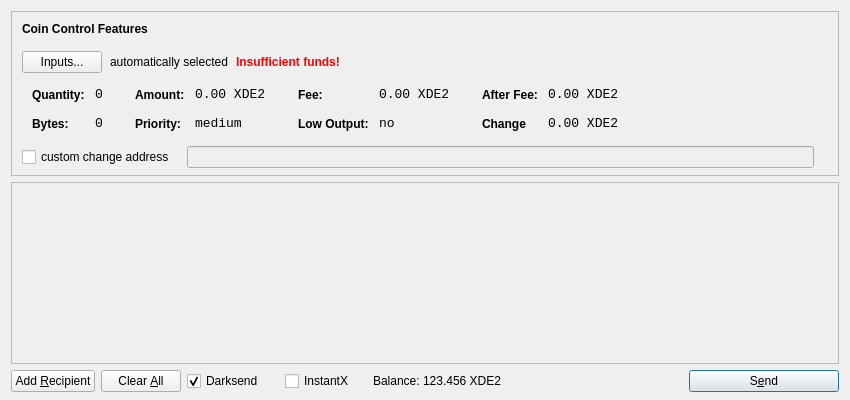
<?xml version="1.0" encoding="UTF-8"?>
<ui version="4.0">
 <class>SendCoinsDialog</class>
 <widget class="QDialog" name="SendCoinsDialog">
  <property name="geometry">
   <rect>
    <x>0</x>
    <y>0</y>
    <width>850</width>
    <height>400</height>
   </rect>
  </property>
  <property name="windowTitle">
   <string>Send Coins</string>
  </property>
  <layout class="QVBoxLayout" name="verticalLayout" stretch="0,1,0">
   <property name="bottomMargin">
    <number>8</number>
   </property>
   <item>
    <widget class="QFrame" name="frameCoinControl">
     <property name="sizePolicy">
      <sizepolicy hsizetype="Expanding" vsizetype="Expanding">
       <horstretch>0</horstretch>
       <verstretch>0</verstretch>
      </sizepolicy>
     </property>
     <property name="maximumSize">
      <size>
       <width>16777215</width>
       <height>16777215</height>
      </size>
     </property>
     <property name="frameShape">
      <enum>QFrame::StyledPanel</enum>
     </property>
     <property name="frameShadow">
      <enum>QFrame::Sunken</enum>
     </property>
     <layout class="QVBoxLayout" name="verticalLayoutCoinControl2">
      <property name="spacing">
       <number>-1</number>
      </property>
      <property name="leftMargin">
       <number>0</number>
      </property>
      <property name="topMargin">
       <number>0</number>
      </property>
      <property name="rightMargin">
       <number>0</number>
      </property>
      <property name="bottomMargin">
       <number>6</number>
      </property>
      <item>
       <layout class="QVBoxLayout" name="verticalLayoutCoinControl" stretch="0,0,0,0,1">
        <property name="spacing">
         <number>0</number>
        </property>
        <property name="leftMargin">
         <number>10</number>
        </property>
        <property name="topMargin">
         <number>10</number>
        </property>
        <item>
         <layout class="QHBoxLayout" name="horizontalLayoutCoinControl1">
          <property name="bottomMargin">
           <number>15</number>
          </property>
          <item>
           <widget class="QLabel" name="labelCoinControlFeatures">
            <property name="sizePolicy">
             <sizepolicy hsizetype="Preferred" vsizetype="Maximum">
              <horstretch>0</horstretch>
              <verstretch>0</verstretch>
             </sizepolicy>
            </property>
            <property name="font">
             <font>
              <weight>75</weight>
              <bold>true</bold>
             </font>
            </property>
            <property name="styleSheet">
             <string notr="true">font-weight:bold;</string>
            </property>
            <property name="text">
             <string>Coin Control Features</string>
            </property>
           </widget>
          </item>
         </layout>
        </item>
        <item>
         <layout class="QHBoxLayout" name="horizontalLayoutCoinControl2" stretch="0,0,0,0">
          <property name="spacing">
           <number>8</number>
          </property>
          <property name="bottomMargin">
           <number>10</number>
          </property>
          <item>
           <widget class="QPushButton" name="pushButtonCoinControl">
            <property name="styleSheet">
             <string notr="true"/>
            </property>
            <property name="text">
             <string>Inputs...</string>
            </property>
           </widget>
          </item>
          <item>
           <widget class="QLabel" name="labelCoinControlAutomaticallySelected">
            <property name="text">
             <string>automatically selected</string>
            </property>
            <property name="margin">
             <number>5</number>
            </property>
           </widget>
          </item>
          <item>
           <widget class="QLabel" name="labelCoinControlInsuffFunds">
            <property name="font">
             <font>
              <weight>75</weight>
              <bold>true</bold>
             </font>
            </property>
            <property name="styleSheet">
             <string notr="true">color:red;font-weight:bold;</string>
            </property>
            <property name="text">
             <string>Insufficient funds!</string>
            </property>
            <property name="margin">
             <number>5</number>
            </property>
           </widget>
          </item>
          <item>
           <spacer name="horizontalSpacerCoinControl">
            <property name="orientation">
             <enum>Qt::Horizontal</enum>
            </property>
            <property name="sizeHint" stdset="0">
             <size>
              <width>40</width>
              <height>1</height>
             </size>
            </property>
           </spacer>
          </item>
         </layout>
        </item>
        <item>
         <widget class="QWidget" name="widgetCoinControl" native="true">
          <property name="sizePolicy">
           <sizepolicy hsizetype="Preferred" vsizetype="Preferred">
            <horstretch>0</horstretch>
            <verstretch>0</verstretch>
           </sizepolicy>
          </property>
          <property name="minimumSize">
           <size>
            <width>0</width>
            <height>0</height>
           </size>
          </property>
          <property name="styleSheet">
           <string notr="true"/>
          </property>
          <layout class="QHBoxLayout" name="horizontalLayoutCoinControl5">
           <property name="margin">
            <number>0</number>
           </property>
           <item>
            <layout class="QHBoxLayout" name="horizontalLayoutCoinControl3" stretch="0,0,0,1">
             <property name="spacing">
              <number>20</number>
             </property>
             <property name="topMargin">
              <number>0</number>
             </property>
             <property name="bottomMargin">
              <number>10</number>
             </property>
             <item>
              <layout class="QFormLayout" name="formLayoutCoinControl1">
               <property name="horizontalSpacing">
                <number>10</number>
               </property>
               <property name="verticalSpacing">
                <number>14</number>
               </property>
               <property name="leftMargin">
                <number>10</number>
               </property>
               <property name="topMargin">
                <number>4</number>
               </property>
               <property name="rightMargin">
                <number>6</number>
               </property>
               <item row="0" column="0">
                <widget class="QLabel" name="labelCoinControlQuantityText">
                 <property name="styleSheet">
                  <string notr="true">font-weight:bold;</string>
                 </property>
                 <property name="text">
                  <string>Quantity:</string>
                 </property>
                 <property name="margin">
                  <number>0</number>
                 </property>
                </widget>
               </item>
               <item row="0" column="1">
                <widget class="QLabel" name="labelCoinControlQuantity">
                 <property name="font">
                  <font>
                   <family>Monospace</family>
                   <pointsize>10</pointsize>
                  </font>
                 </property>
                 <property name="cursor">
                  <cursorShape>IBeamCursor</cursorShape>
                 </property>
                 <property name="contextMenuPolicy">
                  <enum>Qt::ActionsContextMenu</enum>
                 </property>
                 <property name="text">
                  <string>0</string>
                 </property>
                 <property name="margin">
                  <number>0</number>
                 </property>
                 <property name="textInteractionFlags">
                  <set>Qt::LinksAccessibleByMouse|Qt::TextSelectableByKeyboard|Qt::TextSelectableByMouse</set>
                 </property>
                </widget>
               </item>
               <item row="1" column="0">
                <widget class="QLabel" name="labelCoinControlBytesText">
                 <property name="styleSheet">
                  <string notr="true">font-weight:bold;</string>
                 </property>
                 <property name="text">
                  <string>Bytes:</string>
                 </property>
                </widget>
               </item>
               <item row="1" column="1">
                <widget class="QLabel" name="labelCoinControlBytes">
                 <property name="font">
                  <font>
                   <family>Monospace</family>
                   <pointsize>10</pointsize>
                  </font>
                 </property>
                 <property name="cursor">
                  <cursorShape>IBeamCursor</cursorShape>
                 </property>
                 <property name="contextMenuPolicy">
                  <enum>Qt::ActionsContextMenu</enum>
                 </property>
                 <property name="text">
                  <string>0</string>
                 </property>
                 <property name="textInteractionFlags">
                  <set>Qt::LinksAccessibleByMouse|Qt::TextSelectableByKeyboard|Qt::TextSelectableByMouse</set>
                 </property>
                </widget>
               </item>
              </layout>
             </item>
             <item>
              <layout class="QFormLayout" name="formLayoutCoinControl2">
               <property name="horizontalSpacing">
                <number>10</number>
               </property>
               <property name="verticalSpacing">
                <number>14</number>
               </property>
               <property name="leftMargin">
                <number>6</number>
               </property>
               <property name="topMargin">
                <number>4</number>
               </property>
               <property name="rightMargin">
                <number>6</number>
               </property>
               <item row="0" column="0">
                <widget class="QLabel" name="labelCoinControlAmountText">
                 <property name="styleSheet">
                  <string notr="true">font-weight:bold;</string>
                 </property>
                 <property name="text">
                  <string>Amount:</string>
                 </property>
                 <property name="margin">
                  <number>0</number>
                 </property>
                </widget>
               </item>
               <item row="0" column="1">
                <widget class="QLabel" name="labelCoinControlAmount">
                 <property name="font">
                  <font>
                   <family>Monospace</family>
                   <pointsize>10</pointsize>
                  </font>
                 </property>
                 <property name="cursor">
                  <cursorShape>IBeamCursor</cursorShape>
                 </property>
                 <property name="contextMenuPolicy">
                  <enum>Qt::ActionsContextMenu</enum>
                 </property>
                 <property name="text">
                  <string>0.00 XDE2</string>
                 </property>
                 <property name="textInteractionFlags">
                  <set>Qt::LinksAccessibleByMouse|Qt::TextSelectableByKeyboard|Qt::TextSelectableByMouse</set>
                 </property>
                </widget>
               </item>
               <item row="1" column="0">
                <widget class="QLabel" name="labelCoinControlPriorityText">
                 <property name="styleSheet">
                  <string notr="true">font-weight:bold;</string>
                 </property>
                 <property name="text">
                  <string>Priority:</string>
                 </property>
                </widget>
               </item>
               <item row="1" column="1">
                <widget class="QLabel" name="labelCoinControlPriority">
                 <property name="font">
                  <font>
                   <family>Monospace</family>
                   <pointsize>10</pointsize>
                  </font>
                 </property>
                 <property name="cursor">
                  <cursorShape>IBeamCursor</cursorShape>
                 </property>
                 <property name="contextMenuPolicy">
                  <enum>Qt::ActionsContextMenu</enum>
                 </property>
                 <property name="text">
                  <string>medium</string>
                 </property>
                 <property name="textInteractionFlags">
                  <set>Qt::LinksAccessibleByMouse|Qt::TextSelectableByKeyboard|Qt::TextSelectableByMouse</set>
                 </property>
                </widget>
               </item>
              </layout>
             </item>
             <item>
              <layout class="QFormLayout" name="formLayoutCoinControl3">
               <property name="horizontalSpacing">
                <number>10</number>
               </property>
               <property name="verticalSpacing">
                <number>14</number>
               </property>
               <property name="leftMargin">
                <number>6</number>
               </property>
               <property name="topMargin">
                <number>4</number>
               </property>
               <property name="rightMargin">
                <number>6</number>
               </property>
               <item row="0" column="0">
                <widget class="QLabel" name="labelCoinControlFeeText">
                 <property name="styleSheet">
                  <string notr="true">font-weight:bold;</string>
                 </property>
                 <property name="text">
                  <string>Fee:</string>
                 </property>
                 <property name="margin">
                  <number>0</number>
                 </property>
                </widget>
               </item>
               <item row="0" column="1">
                <widget class="QLabel" name="labelCoinControlFee">
                 <property name="font">
                  <font>
                   <family>Monospace</family>
                   <pointsize>10</pointsize>
                  </font>
                 </property>
                 <property name="cursor">
                  <cursorShape>IBeamCursor</cursorShape>
                 </property>
                 <property name="contextMenuPolicy">
                  <enum>Qt::ActionsContextMenu</enum>
                 </property>
                 <property name="text">
                  <string>0.00 XDE2</string>
                 </property>
                 <property name="textInteractionFlags">
                  <set>Qt::LinksAccessibleByMouse|Qt::TextSelectableByKeyboard|Qt::TextSelectableByMouse</set>
                 </property>
                </widget>
               </item>
               <item row="1" column="0">
                <widget class="QLabel" name="labelCoinControlLowOutputText">
                 <property name="styleSheet">
                  <string notr="true">font-weight:bold;</string>
                 </property>
                 <property name="text">
                  <string>Low Output:</string>
                 </property>
                </widget>
               </item>
               <item row="1" column="1">
                <widget class="QLabel" name="labelCoinControlLowOutput">
                 <property name="font">
                  <font>
                   <family>Monospace</family>
                   <pointsize>10</pointsize>
                  </font>
                 </property>
                 <property name="cursor">
                  <cursorShape>IBeamCursor</cursorShape>
                 </property>
                 <property name="contextMenuPolicy">
                  <enum>Qt::ActionsContextMenu</enum>
                 </property>
                 <property name="text">
                  <string>no</string>
                 </property>
                 <property name="textInteractionFlags">
                  <set>Qt::LinksAccessibleByMouse|Qt::TextSelectableByKeyboard|Qt::TextSelectableByMouse</set>
                 </property>
                </widget>
               </item>
              </layout>
             </item>
             <item>
              <layout class="QFormLayout" name="formLayoutCoinControl4">
               <property name="horizontalSpacing">
                <number>10</number>
               </property>
               <property name="verticalSpacing">
                <number>14</number>
               </property>
               <property name="leftMargin">
                <number>6</number>
               </property>
               <property name="topMargin">
                <number>4</number>
               </property>
               <property name="rightMargin">
                <number>6</number>
               </property>
               <item row="0" column="0">
                <widget class="QLabel" name="labelCoinControlAfterFeeText">
                 <property name="styleSheet">
                  <string notr="true">font-weight:bold;</string>
                 </property>
                 <property name="text">
                  <string>After Fee:</string>
                 </property>
                 <property name="margin">
                  <number>0</number>
                 </property>
                </widget>
               </item>
               <item row="0" column="1">
                <widget class="QLabel" name="labelCoinControlAfterFee">
                 <property name="font">
                  <font>
                   <family>Monospace</family>
                   <pointsize>10</pointsize>
                  </font>
                 </property>
                 <property name="cursor">
                  <cursorShape>IBeamCursor</cursorShape>
                 </property>
                 <property name="contextMenuPolicy">
                  <enum>Qt::ActionsContextMenu</enum>
                 </property>
                 <property name="text">
                  <string>0.00 XDE2</string>
                 </property>
                 <property name="textInteractionFlags">
                  <set>Qt::LinksAccessibleByMouse|Qt::TextSelectableByKeyboard|Qt::TextSelectableByMouse</set>
                 </property>
                </widget>
               </item>
               <item row="1" column="0">
                <widget class="QLabel" name="labelCoinControlChangeText">
                 <property name="styleSheet">
                  <string notr="true">font-weight:bold;</string>
                 </property>
                 <property name="text">
                  <string>Change</string>
                 </property>
                </widget>
               </item>
               <item row="1" column="1">
                <widget class="QLabel" name="labelCoinControlChange">
                 <property name="font">
                  <font>
                   <family>Monospace</family>
                   <pointsize>10</pointsize>
                  </font>
                 </property>
                 <property name="cursor">
                  <cursorShape>IBeamCursor</cursorShape>
                 </property>
                 <property name="contextMenuPolicy">
                  <enum>Qt::ActionsContextMenu</enum>
                 </property>
                 <property name="text">
                  <string>0.00 XDE2</string>
                 </property>
                 <property name="textInteractionFlags">
                  <set>Qt::LinksAccessibleByMouse|Qt::TextSelectableByKeyboard|Qt::TextSelectableByMouse</set>
                 </property>
                </widget>
               </item>
              </layout>
             </item>
            </layout>
           </item>
          </layout>
         </widget>
        </item>
        <item>
         <layout class="QHBoxLayout" name="horizontalLayoutCoinControl4" stretch="0,0,0">
          <property name="spacing">
           <number>12</number>
          </property>
          <property name="sizeConstraint">
           <enum>QLayout::SetDefaultConstraint</enum>
          </property>
          <property name="topMargin">
           <number>5</number>
          </property>
          <property name="rightMargin">
           <number>5</number>
          </property>
          <item>
           <widget class="QCheckBox" name="checkBoxCoinControlChange">
            <property name="text">
             <string>custom change address</string>
            </property>
           </widget>
          </item>
          <item>
           <widget class="QLineEdit" name="lineEditCoinControlChange">
            <property name="enabled">
             <bool>false</bool>
            </property>
            <property name="sizePolicy">
             <sizepolicy hsizetype="Expanding" vsizetype="Fixed">
              <horstretch>0</horstretch>
              <verstretch>0</verstretch>
             </sizepolicy>
            </property>
           </widget>
          </item>
          <item>
           <widget class="QLabel" name="labelCoinControlChangeLabel">
            <property name="sizePolicy">
             <sizepolicy hsizetype="Preferred" vsizetype="Expanding">
              <horstretch>0</horstretch>
              <verstretch>0</verstretch>
             </sizepolicy>
            </property>
            <property name="minimumSize">
             <size>
              <width>0</width>
              <height>0</height>
             </size>
            </property>
            <property name="text">
             <string/>
            </property>
            <property name="margin">
             <number>3</number>
            </property>
           </widget>
          </item>
         </layout>
        </item>
        <item>
         <spacer name="verticalSpacerCoinControl">
          <property name="orientation">
           <enum>Qt::Vertical</enum>
          </property>
          <property name="sizeHint" stdset="0">
           <size>
            <width>800</width>
            <height>1</height>
           </size>
          </property>
         </spacer>
        </item>
       </layout>
      </item>
     </layout>
    </widget>
   </item>
   <item>
    <widget class="QScrollArea" name="scrollArea">
     <property name="widgetResizable">
      <bool>true</bool>
     </property>
     <widget class="QWidget" name="scrollAreaWidgetContents">
      <property name="geometry">
       <rect>
        <x>0</x>
        <y>0</y>
        <width>830</width>
        <height>165</height>
       </rect>
      </property>
      <layout class="QVBoxLayout" name="verticalLayout_2">
       <property name="margin">
        <number>0</number>
       </property>
       <item>
        <layout class="QVBoxLayout" name="entries">
         <property name="spacing">
          <number>6</number>
         </property>
        </layout>
       </item>
       <item>
        <spacer name="verticalSpacer">
         <property name="orientation">
          <enum>Qt::Vertical</enum>
         </property>
         <property name="sizeHint" stdset="0">
          <size>
           <width>20</width>
           <height>40</height>
          </size>
         </property>
        </spacer>
       </item>
      </layout>
     </widget>
    </widget>
   </item>
   <item>
    <layout class="QHBoxLayout" name="horizontalLayout">
     <item>
      <widget class="QPushButton" name="addButton">
       <property name="toolTip">
        <string>Send to multiple recipients at once</string>
       </property>
       <property name="text">
        <string>Add &amp;Recipient</string>
       </property>
       <property name="autoDefault">
        <bool>false</bool>
       </property>
      </widget>
     </item>
     <item>
      <widget class="QPushButton" name="clearButton">
       <property name="sizePolicy">
        <sizepolicy hsizetype="Minimum" vsizetype="Fixed">
         <horstretch>0</horstretch>
         <verstretch>0</verstretch>
        </sizepolicy>
       </property>
       <property name="toolTip">
        <string>Remove all transaction fields</string>
       </property>
       <property name="text">
        <string>Clear &amp;All</string>
       </property>
       <property name="autoRepeatDelay">
        <number>300</number>
       </property>
       <property name="autoDefault">
        <bool>false</bool>
       </property>
      </widget>
     </item>
     <item>
      <layout class="QHBoxLayout" name="horizontalLayout_2">
       <property name="spacing">
        <number>3</number>
       </property>
        <item>
        <widget class="QCheckBox" name="checkUseDarksend">
         <property name="minimumSize">
          <size>
           <width>95</width>
           <height>0</height>
          </size>
         </property>
         <property name="text">
          <string>Darksend</string>
         </property>
         <property name="checked">
          <bool>true</bool>
         </property>
        </widget>
       </item>
       <item>
        <widget class="QCheckBox" name="checkInstantX">
         <property name="enabled">
          <bool>true</bool>
         </property>
         <property name="minimumSize">
          <size>
           <width>85</width>
           <height>0</height>
          </size>
         </property>
         <property name="text">
          <string>InstantX</string>
         </property>
        </widget>
       </item>
       <item>
        <widget class="QLabel" name="label">
         <property name="sizePolicy">
          <sizepolicy hsizetype="Preferred" vsizetype="Fixed">
           <horstretch>0</horstretch>
           <verstretch>0</verstretch>
          </sizepolicy>
         </property>
         <property name="text">
          <string>Balance:</string>
         </property>
        </widget>
       </item>
       <item>
        <widget class="QLabel" name="labelBalance">
         <property name="sizePolicy">
          <sizepolicy hsizetype="Preferred" vsizetype="Fixed">
           <horstretch>0</horstretch>
           <verstretch>0</verstretch>
          </sizepolicy>
         </property>
         <property name="cursor">
          <cursorShape>IBeamCursor</cursorShape>
         </property>
         <property name="text">
          <string>123.456 XDE2</string>
         </property>
         <property name="textInteractionFlags">
          <set>Qt::LinksAccessibleByMouse|Qt::TextSelectableByKeyboard|Qt::TextSelectableByMouse</set>
         </property>
        </widget>
       </item>
      </layout>
     </item>
     <item>
      <spacer name="horizontalSpacer">
       <property name="orientation">
        <enum>Qt::Horizontal</enum>
       </property>
       <property name="sizeHint" stdset="0">
        <size>
         <width>40</width>
         <height>20</height>
        </size>
       </property>
      </spacer>
     </item>
     <item>
      <widget class="QPushButton" name="sendButton">
       <property name="minimumSize">
        <size>
         <width>150</width>
         <height>0</height>
        </size>
       </property>
       <property name="toolTip">
        <string>Confirm the send action</string>
       </property>
       <property name="text">
        <string>S&amp;end</string>
       </property>
       <property name="icon">
        <iconset resource="../bitcoin.qrc">
         <normaloff>:/icons/send</normaloff>:/icons/send</iconset>
       </property>
       <property name="default">
        <bool>true</bool>
       </property>
      </widget>
     </item>
    </layout>
   </item>
  </layout>
 </widget>
 <resources>
  <include location="../bitcoin.qrc"/>
 </resources>
 <connections/>
</ui>
